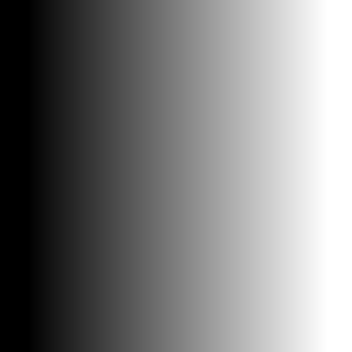
#> input picture CV/CV_WEEK03_1_AM/images/gray.jpg, 352 x 352 px
$ python opencv_study03.py
#> lines starting #> are read from the running program, lines starting #| are printed output that depends on the picture; after the words box and inside, x2 and y2 are one past the last pixel; in counts of white or black regions, pixels touching at a corner belong together
import cv2
import numpy as np

img = cv2.imread("images/gray.jpg", 0)
#> img is the input picture: shape (352, 352); min 0, max 255, mean 126.2

## 어떤 임계값을 정한 뒤 픽셀 값이 임계값을 넘으면 255, 임계값을 넘지 않으면 0으로 지정하는 방식
ret, thresh = cv2.threshold(img, 50, 80, cv2.THRESH_BINARY)
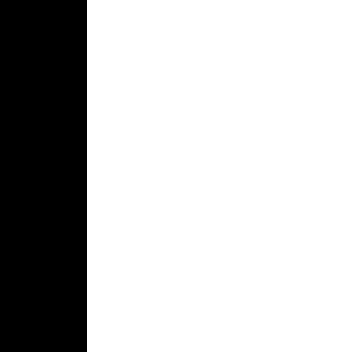
#> thresh: shape (352, 352); values 0 (black) and 80 (white), 75.3% white; 1 black region, box (x1, y1, x2, y2) and area: (0, 0, 87, 352) 30624

cv2.imshow("Gray", img)
cv2.imshow("Threashold", thresh)

cv2.waitKey(0)
cv2.destroyAllWindows()
